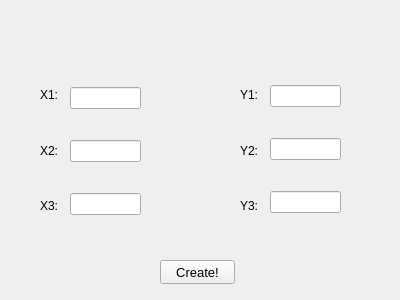
<?xml version="1.0" encoding="UTF-8"?>
<ui version="4.0">
 <class>Form_Triangle</class>
 <widget class="QWidget" name="Form_Triangle">
  <property name="geometry">
   <rect>
    <x>0</x>
    <y>0</y>
    <width>400</width>
    <height>300</height>
   </rect>
  </property>
  <property name="windowTitle">
   <string>Form</string>
  </property>
  <widget class="QWidget" name="verticalLayoutWidget">
   <property name="geometry">
    <rect>
     <x>40</x>
     <y>70</y>
     <width>21</width>
     <height>161</height>
    </rect>
   </property>
   <layout class="QVBoxLayout" name="verticalLayout">
    <item>
     <widget class="QLabel" name="label_2">
      <property name="text">
       <string>X1:</string>
      </property>
     </widget>
    </item>
    <item>
     <widget class="QLabel" name="label">
      <property name="text">
       <string>X2:</string>
      </property>
     </widget>
    </item>
    <item>
     <widget class="QLabel" name="label_3">
      <property name="text">
       <string>X3:</string>
      </property>
     </widget>
    </item>
   </layout>
  </widget>
  <widget class="QWidget" name="verticalLayoutWidget_2">
   <property name="geometry">
    <rect>
     <x>240</x>
     <y>70</y>
     <width>21</width>
     <height>161</height>
    </rect>
   </property>
   <layout class="QVBoxLayout" name="verticalLayout_2">
    <item>
     <widget class="QLabel" name="label_4">
      <property name="text">
       <string>Y1:</string>
      </property>
     </widget>
    </item>
    <item>
     <widget class="QLabel" name="label_5">
      <property name="text">
       <string>Y2:</string>
      </property>
     </widget>
    </item>
    <item>
     <widget class="QLabel" name="label_6">
      <property name="text">
       <string>Y3:</string>
      </property>
     </widget>
    </item>
   </layout>
  </widget>
  <widget class="QWidget" name="verticalLayoutWidget_3">
   <property name="geometry">
    <rect>
     <x>70</x>
     <y>62</y>
     <width>71</width>
     <height>181</height>
    </rect>
   </property>
   <layout class="QVBoxLayout" name="verticalLayout_3">
    <item>
     <widget class="QLineEdit" name="lineEdit"/>
    </item>
    <item>
     <widget class="QLineEdit" name="lineEdit_2"/>
    </item>
    <item>
     <widget class="QLineEdit" name="lineEdit_3"/>
    </item>
   </layout>
  </widget>
  <widget class="QWidget" name="verticalLayoutWidget_4">
   <property name="geometry">
    <rect>
     <x>270</x>
     <y>60</y>
     <width>71</width>
     <height>181</height>
    </rect>
   </property>
   <layout class="QVBoxLayout" name="verticalLayout_4">
    <item>
     <widget class="QLineEdit" name="lineEdit_4"/>
    </item>
    <item>
     <widget class="QLineEdit" name="lineEdit_5"/>
    </item>
    <item>
     <widget class="QLineEdit" name="lineEdit_6"/>
    </item>
   </layout>
  </widget>
  <widget class="QPushButton" name="pushButton">
   <property name="geometry">
    <rect>
     <x>160</x>
     <y>260</y>
     <width>75</width>
     <height>24</height>
    </rect>
   </property>
   <property name="font">
    <font>
     <pointsize>10</pointsize>
    </font>
   </property>
   <property name="text">
    <string>Create!</string>
   </property>
  </widget>
 </widget>
 <resources/>
 <connections/>
</ui>
